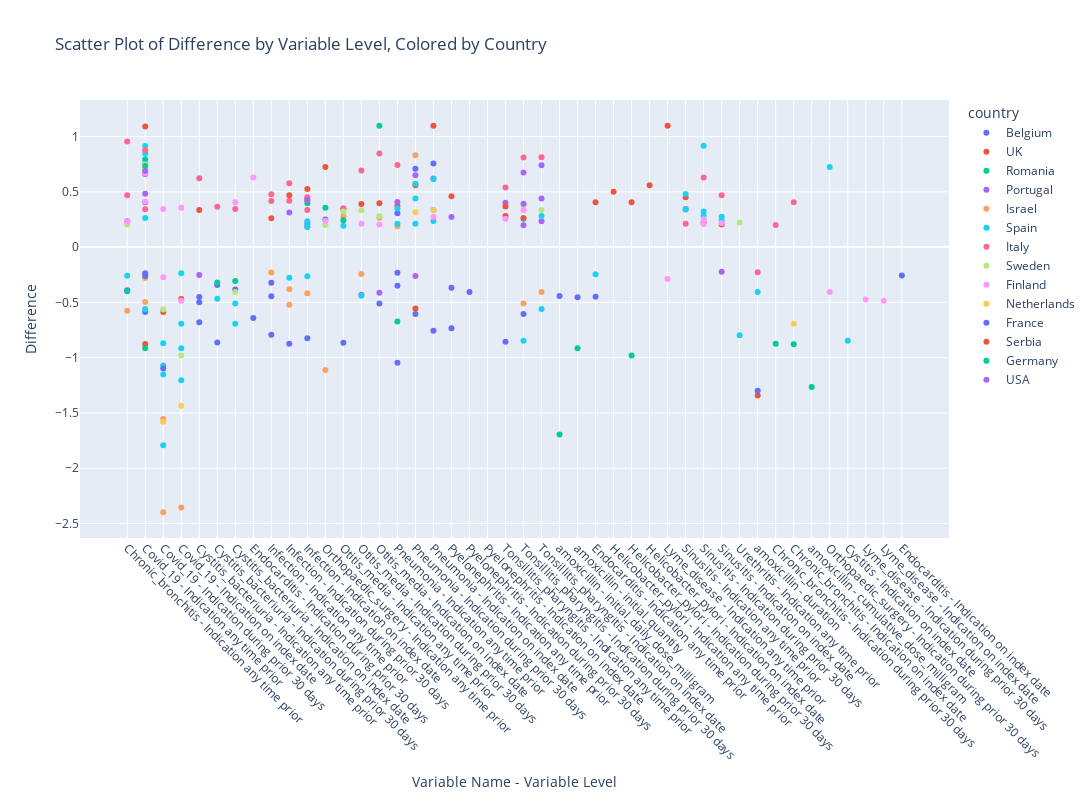

The notebook cell this image was saved under:
### Code cell
import plotly.express as px

# Filter the dataframe as needed
filtered_df = df.query("set == 'inc'").sort_values(['variable_level', 'variable_name'])

# Create a new column that combines 'variable_name' and 'variable_level' for the x-axis
filtered_df['variable_combined'] = filtered_df['variable_level'] + ' - ' + filtered_df['variable_name']

# Create the interactive scatter plot
fig = px.scatter(
    filtered_df,
    x='variable_combined',
    y='log_diff',
    color='country',
    labels={'variable_combined': 'Variable Name - Variable Level', 'log_diff': 'Difference'},
    title='Scatter Plot of Difference by Variable Level, Colored by Country',
    #color_discrete_sequence=px.colors.qualitative.Colorblind
)

# Update layout for better readability
fig.update_layout(
    xaxis=dict(tickangle=45),
    width=1200,
    height=800
)

# Show the plot
fig.show()

### Figure 1 — Plotly figure (JSON) as saved in the notebook; plotly's stock layout.template omitted (floating-point values rounded to 4 significant figures)
{"data": [{"hovertemplate": "country=Belgium<br>Variable Name - Variable Level=%{x}<br>Difference=%{y}<extra></extra>", "legendgroup": "Belgium", "marker": {"color": "#636efa", "symbol": "circle"}, "mode": "markers", "name": "Belgium", "orientation": "v", "showlegend": true, "type": "scatter", "x": [null, "Chronic_bronchitis - Indication any time prior", "Covid_19 - Indication any time prior", "Covid_19 - Indication any time prior", "Covid_19 - Indication any time prior", "Covid_19 - Indication during prior 30 days", "Covid_19 - Indication during prior 30 days", "Covid_19 - Indication on index date", "Cystitis_bacteriuria - Indication any time prior", "Cystitis_bacteriuria - Indication any time prior", "Cystitis_bacteriuria - Indication during prior 30 days", "Cystitis_bacteriuria - Indication during prior 30 days", "Cystitis_bacteriuria - Indication during prior 30 days", "Cystitis_bacteriuria - Indication on index date", "Endocarditis - Indication during prior 30 days", "Infection - Indication any time prior", "Infection - Indication any time prior", "Infection - Indication during prior 30 days", "Infection - Indication during prior 30 days", "Infection - Indication on index date", "Infection - Indication on index date", "Orthopaedic_surgery - Indication any time prior", "Otitis_media - Indication any time prior", "Otitis_media - Indication during prior 30 days", "Otitis_media - Indication on index date", "Pneumonia - Indication any time prior", "Pneumonia - Indication any time prior", "Pneumonia - Indication any time prior", "Pneumonia - Indication during prior 30 days", "Pneumonia - Indication during prior 30 days", "Pneumonia - Indication during prior 30 days", "Pneumonia - Indication on index date", "Pneumonia - Indication on index date", "Pneumonia - Indication on index date", "Pyelonephritis - Indication any time prior", "Pyelonephritis - Indication during prior 30 days", "Pyelonephritis - Indication during prior 30 days", "Pyelonephritis - Indication on index date", "Tonsillitis_pharyngitis - Indication any time prior", "Tonsillitis_pharyngitis - Indication during prior 30 days", "Tonsillitis_pharyngitis - Indication on index date", "amoxicillin - initial_daily_dose_milligram", "amoxicillin - initial_quantity"], "xaxis": "x", "y": [-0.657, -0.3895, -0.5863, 0.4055, -0.2364, null, null, null, -0.452, -0.499, null, -0.3438, null, -0.383, null, -0.792, -0.3224, null, null, null, null, 0.2485, -0.8647, null, null, -1.046, 0.3051, -0.3491, null, 0.7084, null, null, 0.7557, null, -0.734, null, null, null, -0.8573, null, null, -0.4419, -0.4547], "yaxis": "y"}, {"hovertemplate": "country=UK<br>Variable Name - Variable Level=%{x}<br>Difference=%{y}<extra></extra>", "legendgroup": "UK", "marker": {"color": "#EF553B", "symbol": "circle"}, "mode": "markers", "name": "UK", "orientation": "v", "showlegend": true, "type": "scatter", "x": [null, "Covid_19 - Indication any time prior", "Covid_19 - Indication during prior 30 days", "Covid_19 - Indication on index date", "Cystitis_bacteriuria - Indication any time prior", "Endocarditis - Indication any time prior", "Helicobacter_pylori - Indication any time prior", "Helicobacter_pylori - Indication during prior 30 days", "Helicobacter_pylori - Indication on index date", "Infection - Indication any time prior", "Infection - Indication during prior 30 days", "Infection - Indication on index date", "Lyme_disease - Indication any time prior", "Orthopaedic_surgery - Indication any time prior", "Otitis_media - Indication any time prior", "Otitis_media - Indication during prior 30 days", "Otitis_media - Indication on index date", "Pneumonia - Indication any time prior", "Pneumonia - Indication during prior 30 days", "Pneumonia - Indication on index date", "Pyelonephritis - Indication any time prior", "Sinusitis - Indication any time prior", "Sinusitis - Indication during prior 30 days", "Sinusitis - Indication on index date", "Tonsillitis_pharyngitis - Indication any time prior", "Urethritis - Indication any time prior", "amoxicillin - duration"], "xaxis": "x", "y": [0.349, 1.092, -0.5878, -0.47, 0.3353, 0.4055, 0.5008, 0.4055, 0.5596, 0.2599, 0.4693, 0.5256, 1.099, 0.725, 0.3426, 0.3897, 0.3973, 0.3707, 0.5596, 1.099, 0.461, 0.4506, 0.2231, 0.2048, 0.2814, null, -1.344], "yaxis": "y"}, {"hovertemplate": "country=Romania<br>Variable Name - Variable Level=%{x}<br>Difference=%{y}<extra></extra>", "legendgroup": "Romania", "marker": {"color": "#00cc96", "symbol": "circle"}, "mode": "markers", "name": "Romania", "orientation": "v", "showlegend": true, "type": "scatter", "x": [null, "Chronic_bronchitis - Indication any time prior", "Chronic_bronchitis - Indication during prior 30 days", "Chronic_bronchitis - Indication on index date", "Covid_19 - Indication any time prior", "Cystitis_bacteriuria - Indication during prior 30 days", "Cystitis_bacteriuria - Indication on index date", "Endocarditis - Indication any time prior", "Infection - Indication on index date", "amoxicillin - cumulative_dose_milligram", "amoxicillin - initial_daily_dose_milligram", "amoxicillin - initial_quantity"], "xaxis": "x", "y": [-0.3536, -0.4004, -0.8755, -0.8786, 0.7924, -0.3205, -0.3067, null, 0.1837, -1.265, -1.695, -0.9163], "yaxis": "y"}, {"hovertemplate": "country=Portugal<br>Variable Name - Variable Level=%{x}<br>Difference=%{y}<extra></extra>", "legendgroup": "Portugal", "marker": {"color": "#ab63fa", "symbol": "circle"}, "mode": "markers", "name": "Portugal", "orientation": "v", "showlegend": true, "type": "scatter", "x": [null, null, "Chronic_bronchitis - Indication any time prior", "Covid_19 - Indication any time prior", "Covid_19 - Indication any time prior", "Cystitis_bacteriuria - Indication any time prior", "Infection - Indication on index date", "Otitis_media - Indication during prior 30 days", "Otitis_media - Indication on index date", "Pneumonia - Indication any time prior", "Pneumonia - Indication during prior 30 days", "Pneumonia - Indication on index date", "Sinusitis - Indication any time prior", "Tonsillitis_pharyngitis - Indication any time prior", "Tonsillitis_pharyngitis - Indication during prior 30 days", "Tonsillitis_pharyngitis - Indication during prior 30 days", "Tonsillitis_pharyngitis - Indication on index date", "Tonsillitis_pharyngitis - Indication on index date"], "xaxis": "x", "y": [-0.3102, 0.4055, 0.2336, 0.6604, 0.4818, -0.2523, 0.2122, -0.4305, -0.4128, 0.408, 0.6494, 0.6208, 0.3448, 0.4018, 0.1987, 0.6751, 0.2336, 0.7411], "yaxis": "y"}, {"hovertemplate": "country=Israel<br>Variable Name - Variable Level=%{x}<br>Difference=%{y}<extra></extra>", "legendgroup": "Israel", "marker": {"color": "#FFA15A", "symbol": "circle"}, "mode": "markers", "name": "Israel", "orientation": "v", "showlegend": true, "type": "scatter", "x": ["Chronic_bronchitis - Indication any time prior", "Covid_19 - Indication any time prior", "Covid_19 - Indication any time prior", "Covid_19 - Indication during prior 30 days", "Covid_19 - Indication during prior 30 days", "Covid_19 - Indication on index date", "Infection - Indication any time prior", "Infection - Indication during prior 30 days", "Infection - Indication during prior 30 days", "Infection - Indication on index date", "Orthopaedic_surgery - Indication any time prior", "Orthopaedic_surgery - Indication during prior 30 days", "Otitis_media - Indication any time prior", "Otitis_media - Indication during prior 30 days", "Otitis_media - Indication on index date", "Pneumonia - Indication any time prior", "Pneumonia - Indication during prior 30 days", "Tonsillitis_pharyngitis - Indication during prior 30 days", "Tonsillitis_pharyngitis - Indication on index date"], "xaxis": "x", "y": [-0.5754, -0.4961, -0.28, -1.555, -2.4, -2.355, -0.2288, -0.3807, -0.5226, -0.4177, -1.112, null, 0.2796, -0.2443, 0.2657, 0.1876, 0.8313, -0.5108, -0.4055], "yaxis": "y"}, {"hovertemplate": "country=Spain<br>Variable Name - Variable Level=%{x}<br>Difference=%{y}<extra></extra>", "legendgroup": "Spain", "marker": {"color": "#19d3f3", "symbol": "circle"}, "mode": "markers", "name": "Spain", "orientation": "v", "showlegend": true, "type": "scatter", "x": ["Chronic_bronchitis - Indication any time prior", "Chronic_bronchitis - Indication on index date", "Covid_19 - Indication any time prior", "Covid_19 - Indication any time prior", "Covid_19 - Indication any time prior", "Covid_19 - Indication any time prior", "Covid_19 - Indication any time prior", "Covid_19 - Indication during prior 30 days", "Covid_19 - Indication during prior 30 days", "Covid_19 - Indication during prior 30 days", "Covid_19 - Indication during prior 30 days", "Covid_19 - Indication on index date", "Covid_19 - Indication on index date", "Covid_19 - Indication on index date", "Covid_19 - Indication on index date", "Cystitis - Indication on index date", "Cystitis_bacteriuria - Indication during prior 30 days", "Cystitis_bacteriuria - Indication on index date", "Cystitis_bacteriuria - Indication on index date", "Endocarditis - Indication any time prior", "Infection - Indication during prior 30 days", "Infection - Indication on index date", "Infection - Indication on index date", "Infection - Indication on index date", "Orthopaedic_surgery - Indication during prior 30 days", "Otitis_media - Indication any time prior", "Otitis_media - Indication during prior 30 days", "Pneumonia - Indication any time prior", "Pneumonia - Indication any time prior", "Pneumonia - Indication during prior 30 days", "Pneumonia - Indication during prior 30 days", "Pneumonia - Indication during prior 30 days", "Pneumonia - Indication on index date", "Pneumonia - Indication on index date", "Pneumonia - Indication on index date", "Sinusitis - Indication any time prior", "Sinusitis - Indication any time prior", "Sinusitis - Indication during prior 30 days", "Sinusitis - Indication during prior 30 days", "Sinusitis - Indication during prior 30 days", "Sinusitis - Indication on index date", "Sinusitis - Indication on index date", "Tonsillitis_pharyngitis - Indication during prior 30 days", "Tonsillitis_pharyngitis - Indication during prior 30 days", "Tonsillitis_pharyngitis - Indication on index date", "Tonsillitis_pharyngitis - Indication on index date", "Urethritis - Indication any time prior", "amoxicillin - duration"], "xaxis": "x", "y": [-0.2584, null, 0.753, 0.9139, 0.2626, 0.8455, -0.5596, -0.8708, -1.153, -1.071, -1.792, -0.9163, -1.204, -0.2364, -0.6931, -0.8473, -0.467, -0.5108, -0.6931, -0.2451, -0.2766, 0.1823, 0.2336, -0.2643, 0.7239, 0.1937, -0.4402, 0.3481, 0.2104, 0.44, 0.2106, 0.5725, 0.2368, 0.3365, 0.6131, 0.3409, 0.4796, 0.2829, 0.9163, 0.3209, 0.2754, 0.2384, -0.8473, 0.2551, -0.5596, 0.2808, -0.7985, -0.4055], "yaxis": "y"}, {"hovertemplate": "country=Italy<br>Variable Name - Variable Level=%{x}<br>Difference=%{y}<extra></extra>", "legendgroup": "Italy", "marker": {"color": "#FF6692", "symbol": "circle"}, "mode": "markers", "name": "Italy", "orientation": "v", "showlegend": true, "type": "scatter", "x": ["Chronic_bronchitis - Indication any time prior", "Chronic_bronchitis - Indication any time prior", "Chronic_bronchitis - Indication during prior 30 days", "Chronic_bronchitis - Indication on index date", "Covid_19 - Indication any time prior", "Covid_19 - Indication any time prior", "Cystitis_bacteriuria - Indication any time prior", "Cystitis_bacteriuria - Indication during prior 30 days", "Cystitis_bacteriuria - Indication on index date", "Infection - Indication any time prior", "Infection - Indication any time prior", "Infection - Indication during prior 30 days", "Infection - Indication during prior 30 days", "Infection - Indication on index date", "Infection - Indication on index date", null, "Otitis_media - Indication any time prior", "Otitis_media - Indication during prior 30 days", "Otitis_media - Indication on index date", "Pneumonia - Indication any time prior", "Sinusitis - Indication any time prior", "Sinusitis - Indication during prior 30 days", "Sinusitis - Indication on index date", "Tonsillitis_pharyngitis - Indication any time prior", "Tonsillitis_pharyngitis - Indication during prior 30 days", "Tonsillitis_pharyngitis - Indication on index date", "amoxicillin - duration"], "xaxis": "x", "y": [0.9555, 0.47, 0.2007, 0.4055, 0.3417, 0.8755, 0.6221, 0.3646, 0.3448, 0.479, 0.4158, 0.5783, 0.4187, 0.3365, 0.4499, 0.2248, 0.3514, 0.6931, 0.8473, 0.7419, 0.2113, 0.6286, 0.47, 0.538, 0.8109, 0.8137, -0.2271], "yaxis": "y"}, {"hovertemplate": "country=Sweden<br>Variable Name - Variable Level=%{x}<br>Difference=%{y}<extra></extra>", "legendgroup": "Sweden", "marker": {"color": "#B6E880", "symbol": "circle"}, "mode": "markers", "name": "Sweden", "orientation": "v", "showlegend": true, "type": "scatter", "x": ["Chronic_bronchitis - Indication any time prior", "Chronic_bronchitis - Indication on index date", "Covid_19 - Indication any time prior", "Covid_19 - Indication during prior 30 days", "Covid_19 - Indication on index date", "Cystitis_bacteriuria - Indication on index date", "Orthopaedic_surgery - Indication any time prior", "Otitis_media - Indication any time prior", "Otitis_media - Indication during prior 30 days", "Otitis_media - Indication on index date", "Tonsillitis_pharyngitis - Indication during prior 30 days", "Tonsillitis_pharyngitis - Indication on index date", "Urethritis - Indication any time prior"], "xaxis": "x", "y": [0.2048, null, 0.7051, -0.5639, -0.9808, -0.4055, 0.2007, 0.323, 0.3323, 0.2792, 0.3727, 0.3365, 0.2231], "yaxis": "y"}, {"hovertemplate": "country=Finland<br>Variable Name - Variable Level=%{x}<br>Difference=%{y}<extra></extra>", "legendgroup": "Finland", "marker": {"color": "#FF97FF", "symbol": "circle"}, "mode": "markers", "name": "Finland", "orientation": "v", "showlegend": true, "type": "scatter", "x": ["Chronic_bronchitis - Indication any time prior", "Covid_19 - Indication any time prior", "Covid_19 - Indication any time prior", "Covid_19 - Indication during prior 30 days", "Covid_19 - Indication during prior 30 days", "Covid_19 - Indication on index date", "Covid_19 - Indication on index date", "Cystitis_bacteriuria - Indication on index date", "Endocarditis - Indication during prior 30 days", "Lyme_disease - Indication any time prior", "Lyme_disease - Indication during prior 30 days", "Lyme_disease - Indication on index date", "Orthopaedic_surgery - Indication any time prior", "Orthopaedic_surgery - Indication during prior 30 days", "Otitis_media - Indication during prior 30 days", "Otitis_media - Indication on index date", "Pneumonia - Indication on index date", "Sinusitis - Indication during prior 30 days", "Sinusitis - Indication during prior 30 days", "Sinusitis - Indication on index date", "Tonsillitis_pharyngitis - Indication any time prior", "Tonsillitis_pharyngitis - Indication during prior 30 days"], "xaxis": "x", "y": [0.2296, 0.41, 0.6709, -0.2726, 0.3437, -0.4855, 0.355, 0.4055, 0.6286, -0.2877, -0.4749, -0.4855, 0.2392, -0.4055, 0.2121, 0.2034, 0.2732, 0.2079, 0.2513, 0.2186, 0.2559, 0.3365], "yaxis": "y"}, {"hovertemplate": "country=Netherlands<br>Variable Name - Variable Level=%{x}<br>Difference=%{y}<extra></extra>", "legendgroup": "Netherlands", "marker": {"color": "#FECB52", "symbol": "circle"}, "mode": "markers", "name": "Netherlands", "orientation": "v", "showlegend": true, "type": "scatter", "x": ["Chronic_bronchitis - Indication on index date", "Covid_19 - Indication any time prior", "Covid_19 - Indication during prior 30 days", "Covid_19 - Indication on index date", null, null, "Pneumonia - Indication during prior 30 days", "Pneumonia - Indication on index date"], "xaxis": "x", "y": [-0.6931, 0.7444, -1.579, -1.435, 0.302, -0.2316, 0.314, 0.3342], "yaxis": "y"}, {"hovertemplate": "country=France<br>Variable Name - Variable Level=%{x}<br>Difference=%{y}<extra></extra>", "legendgroup": "France", "marker": {"color": "#636efa", "symbol": "circle"}, "mode": "markers", "name": "France", "orientation": "v", "showlegend": true, "type": "scatter", "x": ["Covid_19 - Indication any time prior", "Covid_19 - Indication during prior 30 days", "Covid_19 - Indication on index date", "Cystitis_bacteriuria - Indication any time prior", "Cystitis_bacteriuria - Indication during prior 30 days", "Endocarditis - Indication any time prior", "Endocarditis - Indication during prior 30 days", "Endocarditis - Indication on index date", "Infection - Indication any time prior", "Infection - Indication during prior 30 days", "Infection - Indication on index date", "Otitis_media - Indication on index date", "Pneumonia - Indication any time prior", "Pneumonia - Indication during prior 30 days", "Pneumonia - Indication on index date", "Pyelonephritis - Indication any time prior", "Pyelonephritis - Indication during prior 30 days", "Tonsillitis_pharyngitis - Indication during prior 30 days", "Tonsillitis_pharyngitis - Indication on index date", "amoxicillin - duration"], "xaxis": "x", "y": [-0.2606, -1.099, null, -0.6797, -0.863, -0.449, -0.6405, -0.2559, -0.4456, -0.8742, -0.8258, -0.5108, -0.2331, -0.6061, -0.7559, -0.3677, -0.4055, -0.6061, null, -1.299], "yaxis": "y"}, {"hovertemplate": "country=Serbia<br>Variable Name - Variable Level=%{x}<br>Difference=%{y}<extra></extra>", "legendgroup": "Serbia", "marker": {"color": "#EF553B", "symbol": "circle"}, "mode": "markers", "name": "Serbia", "orientation": "v", "showlegend": true, "type": "scatter", "x": ["Covid_19 - Indication any time prior", "Infection - Indication on index date", "Pneumonia - Indication during prior 30 days", "Tonsillitis_pharyngitis - Indication any time prior", "Tonsillitis_pharyngitis - Indication during prior 30 days"], "xaxis": "x", "y": [-0.8771, 0.4256, -0.5558, 0.3673, 0.2641], "yaxis": "y"}, {"hovertemplate": "country=Germany<br>Variable Name - Variable Level=%{x}<br>Difference=%{y}<extra></extra>", "legendgroup": "Germany", "marker": {"color": "#00cc96", "symbol": "circle"}, "mode": "markers", "name": "Germany", "orientation": "v", "showlegend": true, "type": "scatter", "x": ["Covid_19 - Indication any time prior", "Covid_19 - Indication any time prior", "Covid_19 - Indication during prior 30 days", "Covid_19 - Indication on index date", "Cystitis_bacteriuria - Indication during prior 30 days", "Helicobacter_pylori - Indication during prior 30 days", "Helicobacter_pylori - Indication on index date", "Infection - Indication on index date", null, "Orthopaedic_surgery - Indication any time prior", "Otitis_media - Indication any time prior", "Otitis_media - Indication on index date", "Pneumonia - Indication any time prior", "Tonsillitis_pharyngitis - Indication on index date", "Urethritis - Indication any time prior"], "xaxis": "x", "y": [0.734, -0.9149, null, null, null, -0.9808, null, 0.397, -0.7538, 0.3567, 0.2429, 1.099, -0.6741, null, null], "yaxis": "y"}, {"hovertemplate": "country=USA<br>Variable Name - Variable Level=%{x}<br>Difference=%{y}<extra></extra>", "legendgroup": "USA", "marker": {"color": "#ab63fa", "symbol": "circle"}, "mode": "markers", "name": "USA", "orientation": "v", "showlegend": true, "type": "scatter", "x": ["Covid_19 - Indication any time prior", "Infection - Indication during prior 30 days", "Infection - Indication on index date", "Pneumonia - Indication during prior 30 days", "Pyelonephritis - Indication any time prior", "Sinusitis - Indication on index date", "Tonsillitis_pharyngitis - Indication during prior 30 days", "Tonsillitis_pharyngitis - Indication on index date"], "xaxis": "x", "y": [0.6883, 0.3119, 0.4254, -0.2624, 0.2719, -0.2231, 0.3922, 0.4388], "yaxis": "y"}], "layout": {"height": 800, "legend": {"title": {"text": "country"}, "tracegroupgap": 0}, "title": {"text": "Scatter Plot of Difference by Variable Level, Colored by Country"}, "width": 1200, "xaxis": {"anchor": "y", "domain": [0, 1], "tickangle": 45, "title": {"text": "Variable Name - Variable Level"}}, "yaxis": {"anchor": "x", "domain": [0, 1], "title": {"text": "Difference"}}}}
